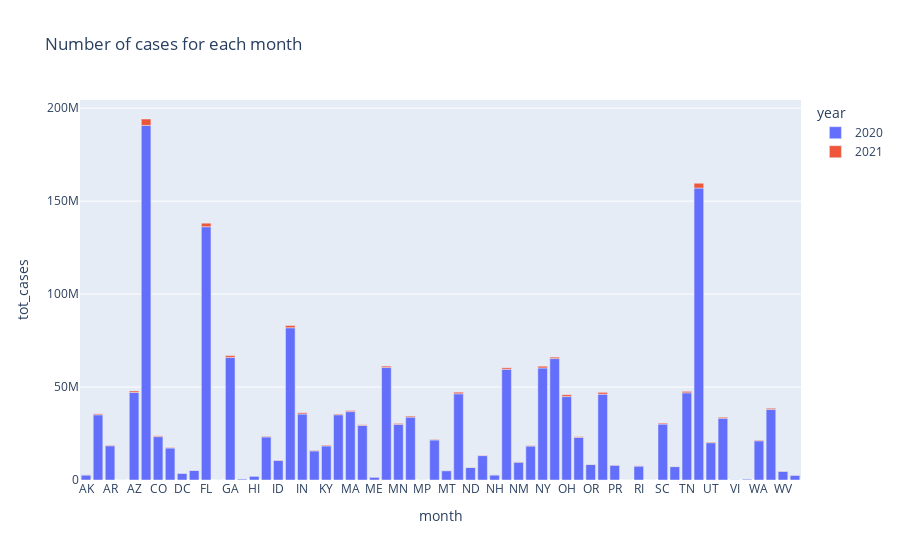

This figure's notebook cell:
### Markdown cell above
We see that maximum cases in december for 2021 and april for 2022 which is period given in test data

### Code cell
cov_eda_2020 = codf[codf.date.dt.year == 2020].groupby('state').sum()
cov_eda_2020['year'],cov_eda_2020['month'] = '2020',cov_eda_2020.index
cov_eda_2021 = codf[codf.date.dt.year == 2021].groupby('state').mean()
cov_eda_2021['year'],cov_eda_2021['month'] ='2021',cov_eda_2021.index
cov_eda = pd.concat([cov_eda_2020,cov_eda_2021])
px.bar(cov_eda,x='month',y='tot_cases',color = 'year',title='Number of cases for each month')

### Figure 1 — Plotly figure (JSON) as saved in the notebook; plotly's stock layout.template omitted (floating-point values rounded to 4 significant figures)
{"data": [{"alignmentgroup": "True", "hovertemplate": "year=2020<br>month=%{x}<br>tot_cases=%{y}<extra></extra>", "legendgroup": "2020", "marker": {"color": "#636efa", "pattern": {"shape": ""}}, "name": "2020", "offsetgroup": "2020", "orientation": "v", "showlegend": true, "textposition": "auto", "type": "bar", "x": ["AK", "AL", "AR", "AS", "AZ", "CA", "CO", "CT", "DC", "DE", "FL", "FSM", "GA", "GU", "HI", "IA", "ID", "IL", "IN", "KS", "KY", "LA", "MA", "MD", "ME", "MI", "MN", "MO", "MP", "MS", "MT", "NC", "ND", "NE", "NH", "NJ", "NM", "NV", "NY", "NYC", "OH", "OK", "OR", "PA", "PR", "PW", "RI", "RMI", "SC", "SD", "TN", "TX", "UT", "VA", "VI", "VT", "WA", "WI", "WV", "WY"], "xaxis": "x", "y": [2717469, 35088106, 18405550, 159, 47085893, 190731948, 23321051, 17213832, 3644833, 5178610, 136236737, 0, 65939590, 615585, 2113991, 23168716, 10555689, 81900195, 35489288, 15658968, 18340056, 35105987, 36800376, 29310377, 1571639, 60492082, 29929745, 33830563, 15578, 21554195, 5010619, 46382817, 6765011, 13125022, 2724523, 59506997, 9585260, 18263502, 60268522, 65319626, 44872380, 22873744, 8340435, 46179501, 7987700, 0, 7505294, 207, 30082913, 7219654, 46899211, 157028820, 20060636, 33192580, 217062, 561193, 21085796, 37967887, 4681178, 2591294], "yaxis": "y"}, {"alignmentgroup": "True", "hovertemplate": "year=2021<br>month=%{x}<br>tot_cases=%{y}<extra></extra>", "legendgroup": "2021", "marker": {"color": "#EF553B", "pattern": {"shape": ""}}, "name": "2021", "offsetgroup": "2021", "orientation": "v", "showlegend": true, "textposition": "auto", "type": "bar", "x": ["AK", "AL", "AR", "AS", "AZ", "CA", "CO", "CT", "DC", "DE", "FL", "FSM", "GA", "GU", "HI", "IA", "ID", "IL", "IN", "KS", "KY", "LA", "MA", "MD", "ME", "MI", "MN", "MO", "MP", "MS", "MT", "NC", "ND", "NE", "NH", "NJ", "NM", "NV", "NY", "NYC", "OH", "OK", "OR", "PA", "PR", "PW", "RI", "RMI", "SC", "SD", "TN", "TX", "UT", "VA", "VI", "VT", "WA", "WI", "WV", "WY"], "xaxis": "x", "y": [58110.0, 504600.0, 313800.0, 2.049, 797800.0, 3453000.0, 444400.0, 288600.0, 41540.0, 88950.0, 1904000.0, 0.951, 992600.0, 7761.0, 27660.0, 339004, 173400.0, 1209000.0, 664700.0, 290000.0, 399600.0, 424700.0, 592000.0, 392500.0, 48100.0, 767600.0, 507400.0, 551300.0, 149.1, 292400.0, 100500.0, 852100.0, 101700.0, 203200.0, 77760.0, 828300.0, 184200.0, 293200.0, 941100.0, 757900.0, 969300.0, 424500.0, 159900.0, 968200.0, 107400.0, 0, 129600.0, 4, 516800.0, 114400.0, 783500.0, 2601000.0, 368400.0, 574300.0, 2744.0, 16850.0, 349800.0, 619900.0, 133800.0, 54470.0], "yaxis": "y"}], "layout": {"autosize": true, "barmode": "relative", "legend": {"title": {"text": "year"}, "tracegroupgap": 0}, "title": {"text": "Number of cases for each month"}, "xaxis": {"anchor": "y", "autorange": true, "domain": [0, 1], "range": [-0.5, 59.5], "title": {"text": "month"}, "type": "category"}, "yaxis": {"anchor": "x", "autorange": true, "domain": [0, 1], "range": [0, 204400000.0], "title": {"text": "tot_cases"}, "type": "linear"}}}
